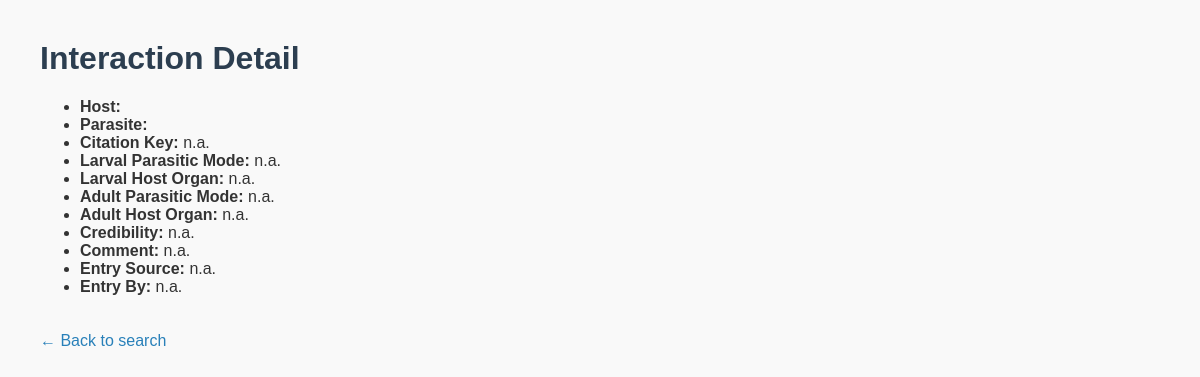
The page /interaction/1 on the database its author committed.
### app/models.py (models this page shows)
class Relation(db.Model):
    __tablename__ = 'relations'
    host = db.relationship('Host', backref='relations')
    parasite = db.relationship('Parasite', backref='relations')
    interaction_id = db.Column(db.Integer, primary_key=True)
    host_id = db.Column(db.Integer, db.ForeignKey('hosts.host_ID'), nullable=False) # The foreign key ensures that each relation must reference an existing host and parasite.
    parasite_id = db.Column(db.Integer, db.ForeignKey('parasites.parasite_ID'), nullable=False)
    citation_key = db.Column(db.String(200))
    L_parasitic_mode = db.Column(db.String(100))
    L_host_organ = db.Column(db.String(100))
    A_parasitic_mode = db.Column(db.String(100))
    A_host_organ = db.Column(db.String(100))
    credibility = db.Column(db.String(100))
    comment = db.Column(db.Text)
    entry_source = db.Column(db.String(100))
    entry_by = db.Column(db.String(100))

### app/routes.py (the view)
@main.route('/interaction/<int:interaction_id>')
def detail(interaction_id):
    relation = Relation.query.get_or_404(interaction_id)
    return render_template('detail.html', relation=relation)

### app/templates/detail.html (shortened to what this page needs)
<!doctype html>
<html>
<head>
    <link rel="stylesheet" href="{{ url_for('static', filename='style.css') }}">
</head>
<body>
    <h1>Interaction Detail</h1>
    <ul>
        <li><strong>Host:</strong> {{ relation.host_species_name }}</li>
        <li><strong>Parasite:</strong> {{ relation.parasite_species_name }}</li>
        <li><strong>Citation Key:</strong> {{ relation.citation_key }}</li>
        <li><strong>Larval Parasitic Mode:</strong> {{ relation.L_parasitic_mode }}</li>
        <li><strong>Larval Host Organ:</strong> {{ relation.L_host_organ }}</li>
        <li><strong>Adult Parasitic Mode:</strong> {{ relation.A_parasitic_mode }}</li>
        <li><strong>Adult Host Organ:</strong> {{ relation.A_host_organ }}</li>
        <li><strong>Credibility:</strong> {{ relation.credibility }}</li>
        <li><strong>Comment:</strong> {{ relation.comment }}</li>
        <li><strong>Entry Source:</strong> {{ relation.entry_source }}</li>
        <li><strong>Entry By:</strong> {{ relation.entry_by }}</li>
    </ul>
    <p><a href="/">← Back to search</a></p>
</body>
</html>

### static/style.css (style rules this page uses)
body { font-family: Arial, sans-serif; margin: 40px; background-color: #f9f9f9; color: #333; }
h1 { color: #2c3e50; }
a { display: inline-block; margin-top: 20px; color: #2980b9; text-decoration: none; }

### rows shown on the page
Relation: citation_key "n.a.", L_parasitic_mode "n.a.", L_host_organ "n.a.", A_parasitic_mode "n.a.", A_host_organ "n.a.", credibility "n.a.", comment "n.a.", entry_source "n.a.", entry_by "n.a."
